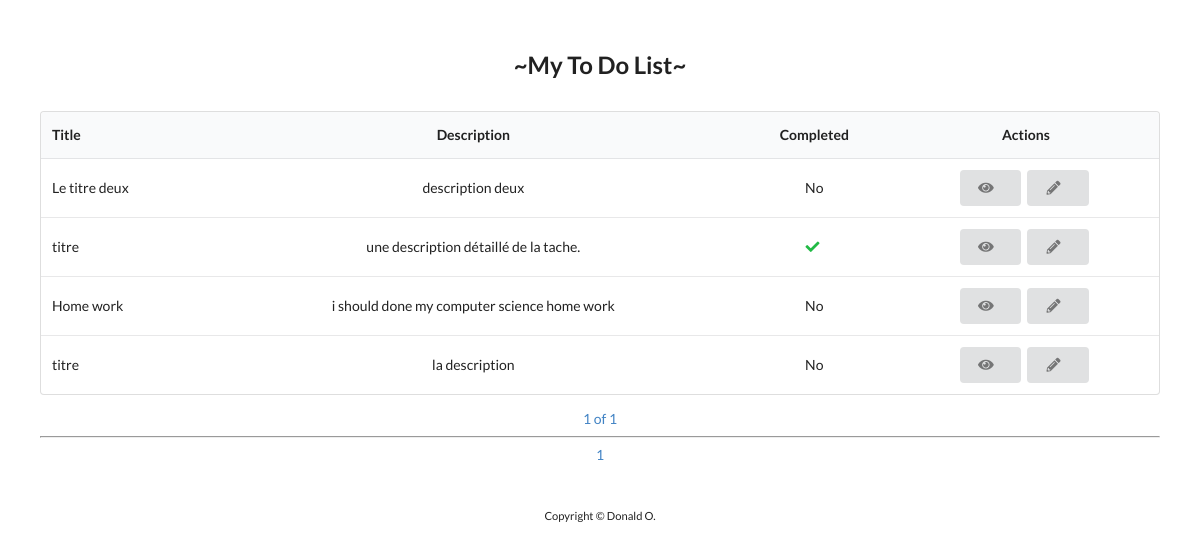
/ (signed in), run on the app's committed database.
### todo/models.py (models this page shows, shortened)
class Todo(TrackingModel):
    title = models.CharField(max_length=255)
    description = models.TextField()
    is_completed = models.BooleanField(default=False)
    owner = models.ForeignKey(to=User, on_delete=models.CASCADE)

### todo/views.py (the view)
# urls.py: path("",views.index, name = 'home'),
@login_required
def index(request, page=1):
    todos = Todo.objects.filter(owner=request.user)
    completed_count = todos.filter(is_completed=True).count()
    incomplete_count = todos.filter(is_completed=False).count()
    all_count = todos.count()
    paginator = Paginator(todos, per_page=6)
    page_object = paginator.get_page(page)
    context = {"page_obj": page_object}
    return render(request, 'todo/index.html', context)

### templates/todo/index.html (shortened to what this page needs)
{% extends "_partials/base.html" %}
{% load static %}
  {% block content %}
    <div class=" row row-cols-1 row-cols-md-2 row-cols-lg-3 service-items" id="items"
    style="text-align: center;
            margin-top: 50px;
            margin-left: 40px;
            margin-right: 40px;
            margin-bottom: 30px;">
    <h2 style="margin-bottom: 30px;"> ~My To Do List~ </h2>
    <table class="ui table ">
        {% if page_obj %}
        <thead>
            <tr>
                <th>Title</th>
                <th class="center aligned">Description</th>
                <th class="center aligned">Completed</th>
                <th class="center aligned">Actions</th>
            </tr>
        </thead>
        <tbody>
            {% for todo in page_obj %}
            <tr>
                <td>{{todo.title}}</td>
                <td class="center aligned">{{todo.description}}</td>
            <td class="center aligned">
                {% if todo.is_completed %}
                 <i class="check icon green"></i>
                {% else %}
                No
              {% endif %}
            </td>
            <td class="center aligned">
                <a href={% url 'todo' todo.pk %} class="ui button">
                    <i class="eye icon"></i>
                </a>
                <a href={% url 'todo-edit' todo.pk %}  class="ui button">
                    <i class="pencil icon"></i>
                </a>
            </td>
            </tr>
            {% endfor %}
        </tbody>
      </table>
      {% block pagination %}
      <div class="ui right floated pagination">
        <a class="item">{{page_obj.number}} of {{page_obj.paginator.num_pages}}</a>
        <hr>
        {% for page_number in page_obj.paginator.page_range %}
            <a
                href="/{{page_number}}"
                class="{% if page_number == page_obj.number %}current{% endif %} item"
            >
                {{page_number}}
            </a>
        {% endfor %}
    </div>
    {% endblock %}
    {% endif %}
    </div>
    {% include '_partials/footer.html' %}
    {% endblock content %}

### templates/_partials/base.html (shortened to what this page needs)
<!DOCTYPE html>
<html lang="en">
<head>
    <link rel="stylesheet" href="https://cdnjs.cloudflare.com/ajax/libs/semantic-ui/2.4.1/semantic.min.css" />
</head>
<body>
    {% block content%}
    {% endblock content%}
</body>
</html>

### templates/_partials/footer.html
<footer id="footer-content" style=" margin-top: 40px; left: 0; text-align: center; width: 100%;">
    <small>Copyright &copy; Donald O.</small>
</footer>

### data on the page
Todo: title "Le titre deux", description "description deux", is_completed "No"
Todo: title "titre", description "une description détaillé de la tache.", is_completed True (drawn)
Todo: title "Home work", description "i should done my computer science home work", is_completed "No"
Todo: title "titre", description "la description", is_completed "No"

### other printed values
{{ page_obj.number }} "1"
{{ page_obj.paginator.num_pages }} "1"
{{ page_number }} "1"
